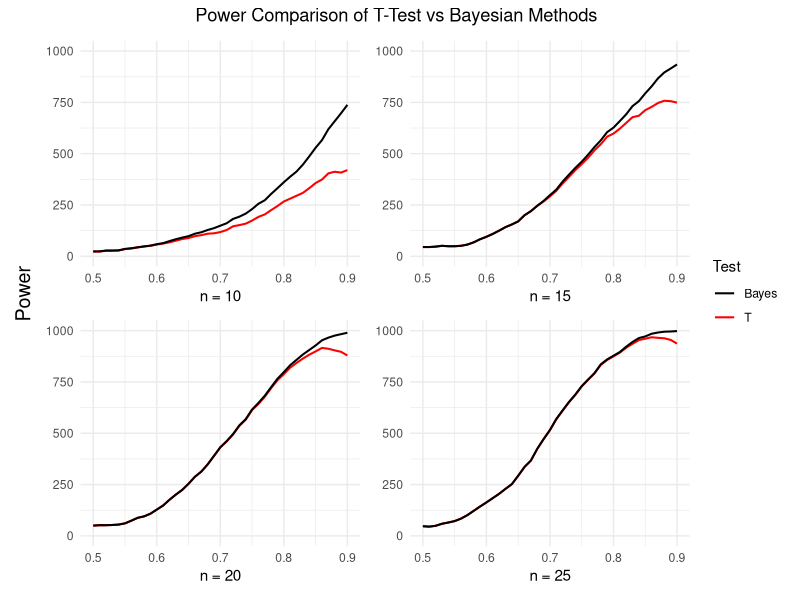

The R source for this figure:
## ---- chunk 1
##################################
# TODOS:
# Make better title
# Make table output look nice
# Write better intro + conclusion
# Expand explanations
##################################

knitr::opts_chunk$set(echo=FALSE, include=FALSE, warning=FALSE, message=FALSE)

library(tidyverse)
library(patchwork)
library(LearnBayes)
## ---- chunk 2
power_test = function(n,p,reps=1000){
  set.seed(1)
  t_power = 0
  t_est = c()
  ci_l = c()
  ci_u = c()
  
  bayes_power = 0
  bayes_est = c()
  pi_l = c()
  pi_u = c()
  
  for (i in 1:reps) {
    #simulate data from binomial
    sim_data = rbinom(n, size=1, prob=p)
    success = sum(sim_data)
    
    #perform t test
    if(all(sim_data == 0)){
      t_est = 0
      conf_int = c(0,1)
    }else
    if(all(sim_data == 1)){
      t_est = 1
      conf_int = c(0,1)
    }else{
      t_test = t.test(sim_data, mu=.5)
      conf_int = t_test$conf.int
      t_est = c(t_est, t_test$estimate)
    }
    
    if(conf_int[1] > .5 | conf_int[2] < .5){
        t_power = t_power + 1
    }
      
    ci_l = c(ci_l, conf_int[1])
    ci_u = c(ci_u, conf_int[2])
    
    #obtain posterior via non-informative prior
    a_post = 1 + success
    b_post = 1 + n - success
    
    #obtain prob interval
    prob_int = qbeta(c(.025, .5, .975), a_post, b_post)
    bayes_est = c(bayes_est, prob_int[2])
    pi_l = c(pi_l, prob_int[1])
    pi_u = c(pi_u, prob_int[3])
    
    if(prob_int[1] > .5 | prob_int[3] < .5){
      bayes_power = bayes_power + 1
    }
  }
  
  power_results = data.frame(n=n, p=p, t_power=t_power, bayes_power=bayes_power,
                             t_est=mean(t_est), bayes_est=mean(bayes_est),
                             ci_l=mean(ci_l), ci_u=mean(ci_u),
                             pi_l=mean(pi_l), pi_u=mean(pi_u))
  
  return(power_results)
}
## ---- chunk 3
#get data
df = data.frame()
ns = c(10,15,20,25)
ps = seq(.5,.9,by=.01)

for(n in ns){
  for(p in ps){
    df = rbind(df,power_test(n, p))
  }
}
## ---- chunk 4
diffs = data.frame()

for(i in ns){
  diff = df %>% filter(n==i) %>%
    mutate(t_diff = t_est-p,
           b_diff = bayes_est-p) %>% 
    summarize(n = i,
              mean_t_diff = round(mean(t_diff),4),
              mean_b_diff = round(mean(b_diff),4))
  
  diffs = rbind(diffs, diff)
}

diffs
## ---- chunk 5
ranges = data.frame()

for(i in ns){
  range = df %>% filter(n==i) %>%
    mutate(t_range = ci_u-ci_l,
           b_range = pi_u-pi_l) %>% 
    summarize(n = i,
              mean_t_range = round(mean(t_range),4),
              mean_b_range = round(mean(b_range),4))
  
  ranges = rbind(ranges, range)
}

ranges
## ---- chunk 6
plots = list()

#create plots for all n
for(i in ns){
  plot = ggplot(df %>% filter(n==i))+
    geom_line(aes(x = p, y = t_power, color = 'T'), size = .7) +
    geom_line(aes(x = p, y = bayes_power, color = 'Bayes'), size = .7) +
    ylim(0, 1000) +
    labs(x=paste('n =',i),
         color='Test',
         y=NULL)+
    scale_color_manual(values = c('T' = 'red', 'Bayes' = 'black'))+
    theme_minimal()+
    theme(legend.position = 'none')
  
  plots[[as.character(i)]] = plot
}

#create shared y axis
y_axis_label = ggplot() + 
  annotate('text', x = 1, y = 500, label = 'Power', angle = 90, size = 5) + 
  theme_void()

final_plot = (y_axis_label|
             (plots$'10' + plots$'15') / (plots$'20' + plots$'25'))+
  plot_layout(widths = c(0.05, 1), guides = 'collect') & 
  theme(legend.position = 'right')

final_plot+
  plot_annotation(title = 'Power Comparison of T-Test vs Bayesian Methods',
                  theme = theme(plot.title = element_text(hjust = 0.5)))
